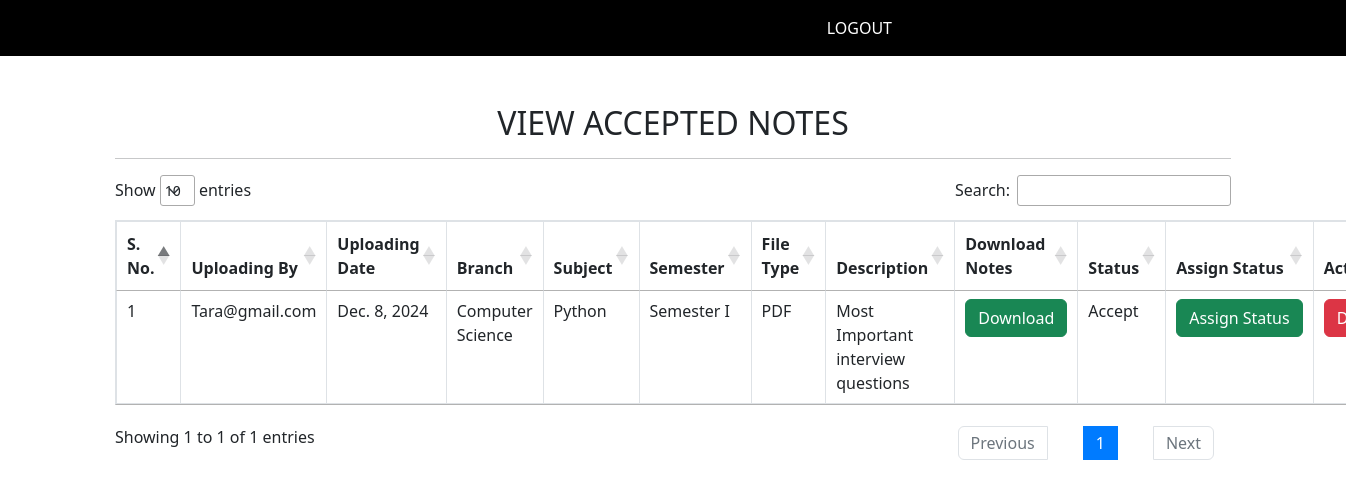
The page /accepted_notes (signed in) on the database its author committed.
### Notes/models.py (models this page shows, shortened)
class Notes(models.Model):
    user = models.ForeignKey(User, on_delete=models.CASCADE)
    uploadingdate= models.DateField(auto_now_add=True)
    branch = models.CharField(max_length=40)
    subject=models.CharField(max_length=40)
    designation=models.CharField(max_length=40,default="student")
    notesFile= models.FileField(null=True)
    filetype=models.CharField(max_length=40)
    description= models.CharField(max_length=200,null=True)
    status=models.CharField(max_length=40)
    semester=models.CharField(max_length=50,default="unknown")

### Notes/views.py (the view)
# urls.py: path('accepted_notes', accepted_notes, name='accepted_notes'),
def accepted_notes(request):
    if not request.user.is_authenticated:
        return redirect('admin_login')
    notes = Notes.objects.filter(status='Accept')
    d = {'notes': notes}
    return render(request, 'accepted_notes.html', d)

### Notes/templates/accepted_notes.html (shortened to what this page needs)
{% extends 'admin_navigation.html' %}
{% load static %}
{% block body %}
<link rel="stylesheet" href="https://cdn.datatables.net/1.13.6/css/jquery.dataTables.min.css">
<link rel="stylesheet" href="https://cdn.datatables.net/1.13.6/css/dataTables.bootstrap5.min.css">
<link rel="stylesheet" href="https://maxcdn.bootstrapcdn.com/bootstrap/5.3.0/css/bootstrap.min.css">
<div class="container mt-5">
    <h2 class="text-center">VIEW ACCEPTED NOTES</h2>
    <hr>
    <table class="table table-bordered" id="example">
        <thead>
            <tr>
                <th>S. No.</th>
                <th>Uploading By</th>
                <th>Uploading Date</th>
                <th>Branch</th>
                <th>Subject</th>
                <th>Semester</th>
                <th>File Type</th>
                <th>Description</th>
                <th>Download Notes</th>
                <th>Status</th>
                <th>Assign Status</th>
                <th>Action</th>
            </tr>
        </thead>
        <tbody>
            {% for i in notes %}
            <tr>
                <td>{{ forloop.counter }}</td>
                <td>{{ i.user.username }}</td>
                <td>{{ i.uploadingdate }}</td>
                <td>{{ i.branch }}</td>
                <td>{{ i.subject }}</td>
                <td>{{ i.semester }}</td>
                <td>{{ i.filetype }}</td>
                <td>{{ i.description }}</td>
                <td>
                    <a href="{{ i.notesFile.url }}" class="btn btn-success" download>Download</a>
                </td>
                <td>{{ i.status }}</td>
                <td><a href="{% url 'assign_status' i.id %}" class="btn btn-success">Assign&nbsp;Status</a></td>
                <td>
                    <a href="{% url 'delete_notes' i.id %}" class="btn btn-danger" onclick="return confirm('Are you sure you want to delete this note?')">Delete</a>
                </td>
            </tr>
            {% empty %}
            <tr>
                <td colspan="12" class="text-center">No accepted notes available</td>
            </tr>
            {% endfor %}
        </tbody>
    </table>
</div>
{% endblock %}

### rows shown on the page
Notes: user.username "Tara@gmail.com", uploadingdate "Dec. 8, 2024", branch "Computer Science", subject "Python", semester "Semester I", filetype "PDF", description "Most Important interview questions", status "Accept"
